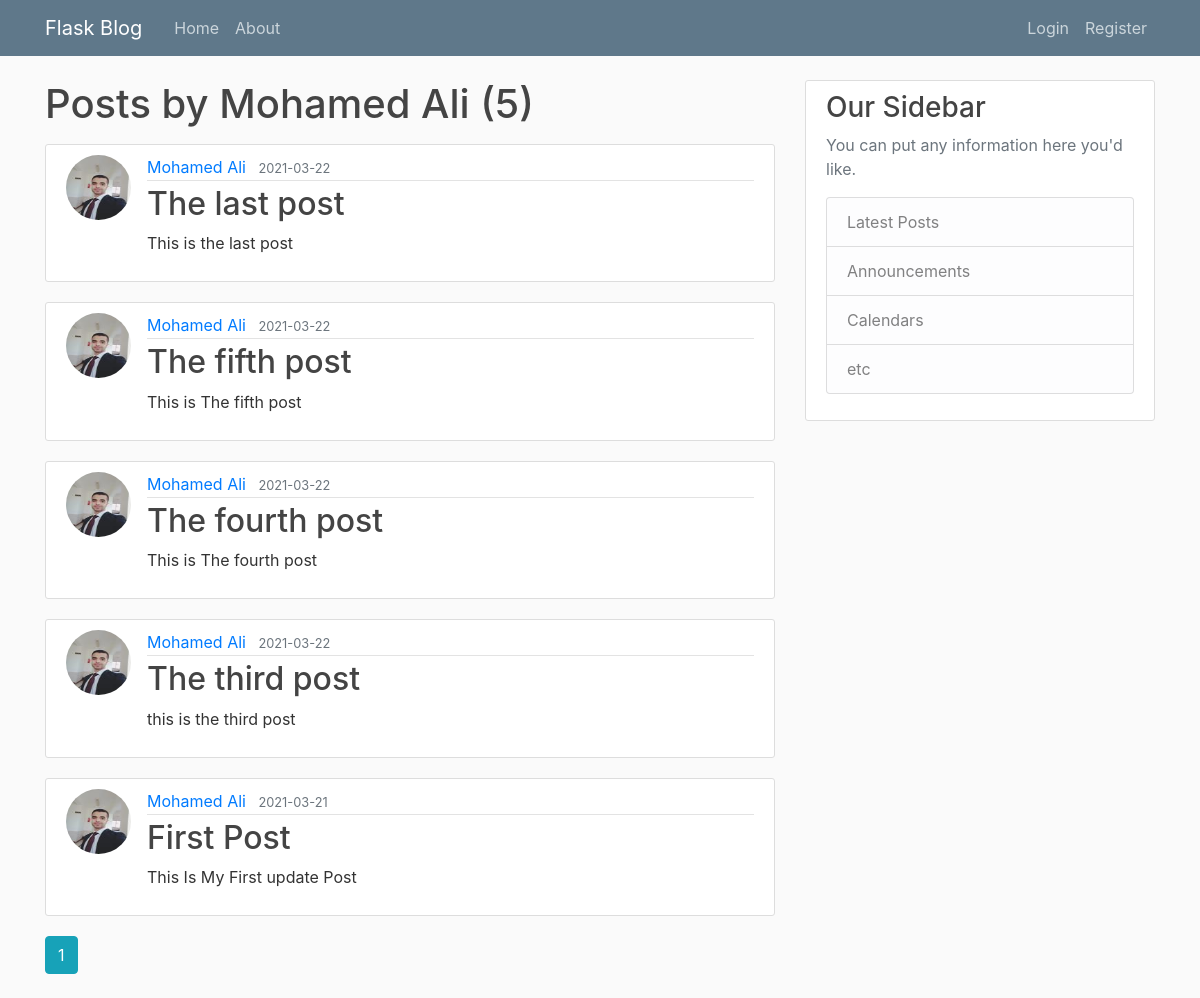
The page /user/Mohamed Ali on the database its author committed.
### flask_blog/models.py (models this page shows, shortened)
class User(db.Model, UserMixin):
    id =db.Column(db.Integer,primary_key=True)
    username= db.Column(db.String(20),unique=True,nullable=False)
    email= db.Column(db.String(120),unique=True,nullable=False)
    image_file= db.Column(db.String(20),nullable=False ,default ='default.jpg')
    password= db.Column(db.String(60),nullable=False)
    posts=db.relationship('Post',backref='author',lazy=True)

class Post(db.Model):
    id =db.Column(db.Integer,primary_key=True)
    title= db.Column(db.String(100),nullable=False)
    date_posted=db.Column(db.DateTime,nullable=False,default=datetime.utcnow)
    content = db.Column(db.Text,nullable=False)
    user_id = db.Column(db.Integer, db.ForeignKey('user.id'),nullable=False)

### flask_blog/users/routes.py (the view)
@users.route('/user/<string:username>')
def user_posts(username):
    page = request.args.get('page',1,type=int)
    user = User.query.filter_by(username=username).first_or_404()
    posts= Post.query.filter_by(author=user)\
        .order_by(Post.date_posted.desc())\
        .paginate( page =page,per_page=5)
    return render_template('user_posts.html' , posts=posts,user=user)

### flask_blog/templates/user_posts.html
{% extends 'layout.html'%}
{%block content%}
<h1 class="mb-3">Posts by {{user.username}} ({{posts.total}})</h1>
{% for post in posts.items %}
    <article class="media content-section">
        <img class="rounded-circle article-img " src="{{ url_for('static',filename='profile_pics/'+post.author.image_file) }}" alt="">
        <div class="media-body">
            <div class="article-metadata">
                <a class="mr-2" href="{{ url_for('users.user_posts',username=post.author.username) }}">{{ post.author.username }}</a>
                <small class="text-muted">{{ post.date_posted.strftime('%Y-%m-%d')}}</small>
            </div>
            <h2><a class="article-title" href="{{ url_for('posts.post',post_id=post.id) }}">{{ post.title }}</a></h2>
            <p class="article-content">{{ post.content }}</p>
        </div>
    </article>
{% endfor%}
{% for page_num in posts.iter_pages(left_edge=1, right_edge=1, left_current=1, right_current=2) %}
    {% if page_num %}
        {% if posts.page== page_num %}
            <a class="btn btn-info mb-4" href="{{ url_for('users.user_posts',username=user.username ,page = page_num) }}">{{page_num}}</a>
        {% else %}
            <a class="btn btn-outline-info mb-4" href="{{ url_for('users.user_posts',username=user.username ,page = page_num) }}">{{page_num}}</a>
        {% endif %}
    {% else %}
        ...
    {% endif %}
{% endfor%}
{%endblock content%}

### flask_blog/static/main.css (style rules this page uses)
body { background: #fafafa; color: #333333; margin-top: 5rem; }
h1, h2, h3, h4, h5, h6 { color: #444444; }
.content-section { background: #ffffff; padding: 10px 20px; border: 1px solid #dddddd; border-radius: 3px; margin-bottom: 20px; }
.article-title { color: #444444; }
.article-content { white-space: pre-line; }
.article-img { height: 65px; width: 65px; margin-right: 16px; }
.article-metadata { padding-bottom: 1px; margin-bottom: 4px; border-bottom: 1px solid #e3e3e3 }

### rows shown on the page
User: username "Mohamed Ali"
Post: image_file (picture), author.username "Mohamed Ali", date_posted "2021-03-22", title "The last post", content "This is the last post"
Post: image_file (picture), author.username "Mohamed Ali", date_posted "2021-03-22", title "The fifth post", content "This is The fifth post"
Post: image_file (picture), author.username "Mohamed Ali", date_posted "2021-03-22", title "The fourth post", content "This is The fourth post"
Post: image_file (picture), author.username "Mohamed Ali", date_posted "2021-03-22", title "The third post", content "this is the third post"
Post: image_file (picture), author.username "Mohamed Ali", date_posted "2021-03-21", title "First Post", content "This Is My First update Post"

### other values the page prints
{{ posts.total }} "5"
{{ page_num }} "1"
